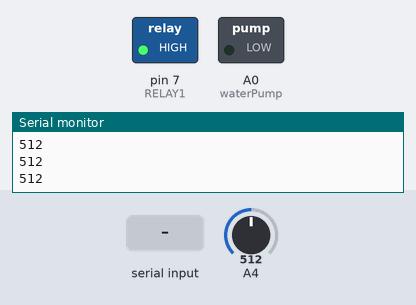
The sketch below on a simulated Arduino Uno, built with avr-gcc and run on an emulated ATmega328P. On the bench: switched loads named in the sketch (green lamp = pin HIGH), the last lines printed to the serial monitor. The test bench sets the inputs (shaded band); at power-on: A4 = 512.

Above: at 1.2 s.
1.3 s: "*hej" received over Serial
At 1.89 s:
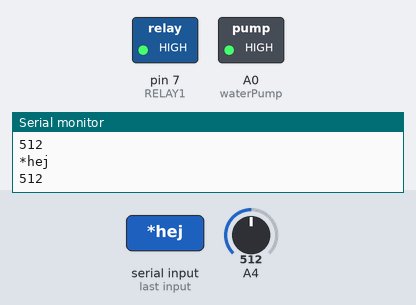
3.4 s: "*avbryt" received over Serial
At 4.37 s:
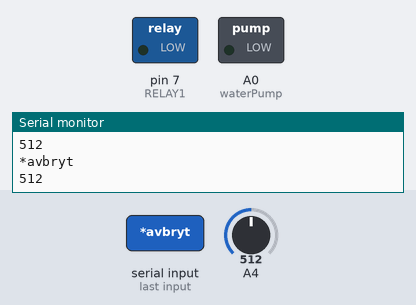
Timing chart, 0 to 6.4 s (numbered marks = the images above; inputs shaded):
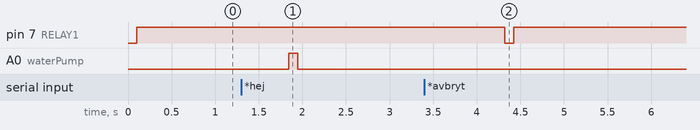

Measured:
- after the input at 1.3 s, A0 (waterPump): LOW → HIGH after 0.55 s, → LOW 0.10 s later
- after the input at 3.4 s, pin 7 (RELAY1): HIGH → LOW after 0.92 s, → HIGH 0.10 s later

The sketch:

water_sensor_program.ino
```cpp
#define RELAY1  7

int waterPump = A0;
String voice;
  int sensorValue;

// the setup routine runs once when you press reset:
void setup() {
  // initialize serial communication at 9600 bits per second:
  Serial.begin(9600);
   pinMode(waterPump, OUTPUT);
   digitalWrite(waterPump,  LOW);
   pinMode(RELAY1, OUTPUT);


}

// the loop routine runs over and over again forever:
void loop() {


  sensorValue = analogRead(A4);

  while (Serial.available()){  //Check if there is an available byte to read
  delay(10); //Delay added to make thing stable
  char c = Serial.read(); //Conduct a serial read
  if (c == '#') {break;} //Exit the loop when the # is detected after the word
  voice += c; //Shorthand for voice = voice + c
   sensorValue = analogRead(A4);

  Serial.println(sensorValue);
  delay(100);        // delay in between reads for stability
     }


  Serial.println(sensorValue);

     delay(100);

       if(sensorValue >200){
  digitalWrite(waterPump, LOW);
      digitalWrite(RELAY1, 1);


  }

if (voice.length() > 0) {
    Serial.println(voice);

  if(voice == "*hej") {

    digitalWrite(waterPump, HIGH);
  }


   else  if(voice == "*avbryt")
   {
     digitalWrite(RELAY1, 0);
   digitalWrite(waterPump,LOW)
 ;}


//-----------------------------------------------------------------------//
voice="";}} //Reset the variable after initiating
```
